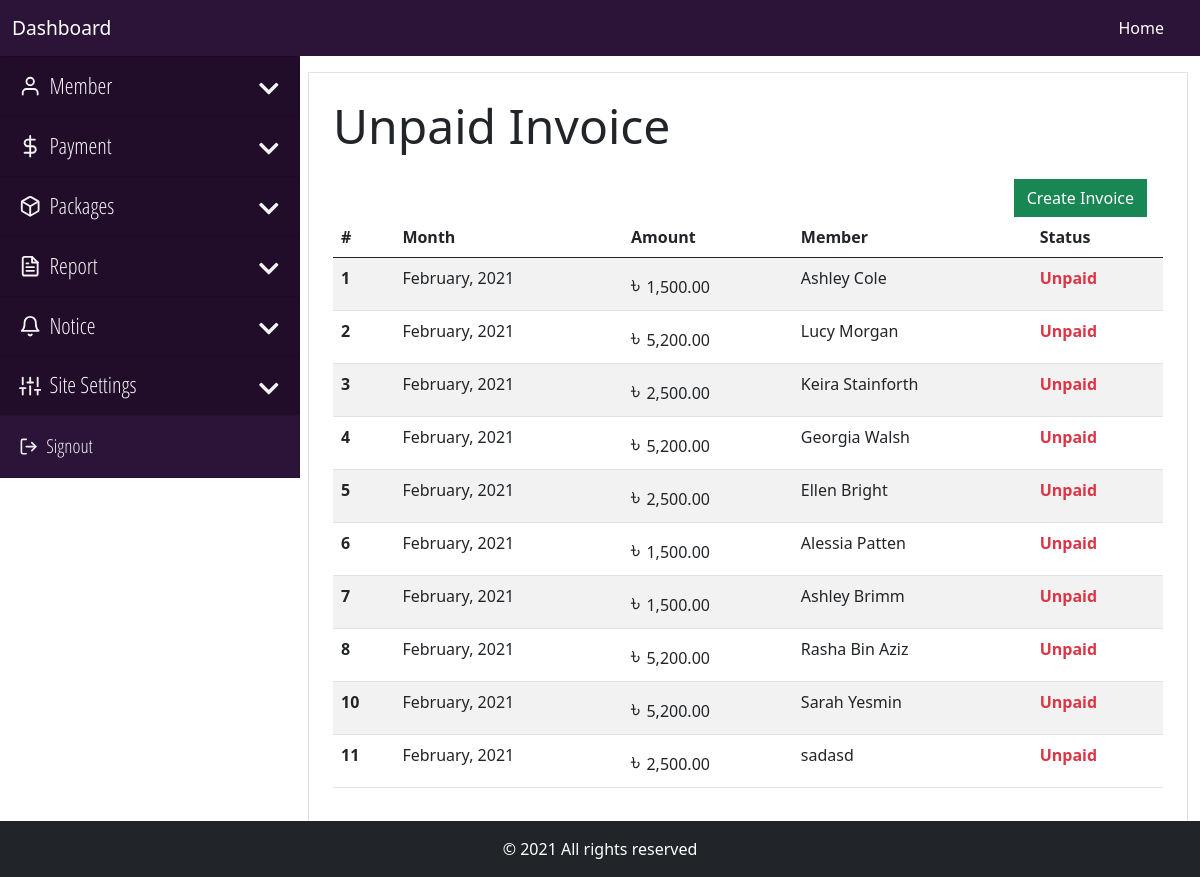
The app's page /backend/payment/view-invoices.php (signed in) with its own data.
### tables this page shows
CREATE TABLE `member` (
  `member_id` int(11) NOT NULL,
  `member_name` varchar(60) NOT NULL,
  `member_gender` enum('male','female','others') DEFAULT NULL,
  `member_dob` varchar(25) DEFAULT NULL,
  `member_address` varchar(255) DEFAULT NULL,
  `member_package` varchar(20) NOT NULL,
  `member_mobile` varchar(11) DEFAULT NULL,
  `member_photo` varchar(255) DEFAULT NULL,
  `member_status` enum('0','1','2') NOT NULL DEFAULT '0' COMMENT '0 = pending, 1 = Active, 2 = banned',
  `member_user_id` int(11) NOT NULL,
  `member_joined_at` timestamp NOT NULL DEFAULT current_timestamp()
);

CREATE TABLE `invoice` (
  `invoice_id` int(11) NOT NULL,
  `invoice_member_id` int(11) NOT NULL,
  `invoice_month` varchar(30) NOT NULL,
  `invoice_amount` varchar(10) NOT NULL,
  `invoice_status` varchar(6) NOT NULL,
  `invoice_created` timestamp NOT NULL DEFAULT current_timestamp()
);

### core/main.php (called while the page is built, shortened)
<?php
    class Main
    {
        private $host = "localhost";
        private $user = "root";
        private $pass ="";
        private $database = "crm4gym";
        private function dbConnect()
        {
            try
            {
                $this->conn = new PDO('mysql:host='.$this->host.';dbname='.$this->database, $this->user, $this->pass);
            }
            catch(PDOException $Exception)
            {
                $this->errmsg = $Exception->getMessage();
            }
        }
    }
?>

### core/dashboard.php (called while the page is built, shortened)
<?php
    require_once "main.php";
    class Dashboard extends Main
    {
        public function viewInvoice()
        {
            try
            {
                $this->sql = $this->conn->prepare("SELECT * FROM member INNER JOIN invoice ON member.member_user_id=invoice.invoice_member_id");
                $this->sql->execute();
                if($this->sql->rowCount() > 0)
                {
                    $data = $this->sql->fetchAll(PDO::FETCH_OBJ);
                    return $data;
                }
                else
                {
                    return false;
                }
            }
            catch(PDOException $Exception)
            {
                $this->errmsg = $Exception->getMessage();
                $_SESSION['error'] = "Unexpected Error Occured. Please try again Later.<br> Error: ".$this->errmsg;
                return false;
            }
        }
    }
?>

### backend/payment/view-invoices.php (the view, shortened to what this page needs)
<?php
    require_once "../../core/dashboard.php";
    $invoice = new Dashboard;
    $result = $invoice->viewInvoice();
    require_once "../inc/be-header.php";
    if(isset( $_SESSION['role']) &&  $_SESSION['role'] == 'admin' )
    {
      require_once "../inc/be-nav-admin.php";
    }
    else
    {
      require_once "../inc/be-nav-user.php";
    }
?>
<div class="container-fluid overflow-hidden mb-5">
    <div class="row gx-2 mt-3">
    <?php
        if(isset( $_SESSION['role']) &&  $_SESSION['role'] == 'admin' )
        {
          require_once "../inc/be-sidenav-admin.php";
        }
        else
        {
          require_once "../inc/be-sidenav-user.php";
        }
    ?>
        <div class="col-md-9">
            <div class="border p-4">
                <h2 class="display-5 mb-4">Unpaid Invoice</h2>
                <a href="../process/be-invoice.php" class="btn btn-success rounded-0 d-block float-end me-3">Create Invoice</a>
                <table class="table table-striped">
                    <thead>
                        <tr>
                            <th scope="col">#</th>
                            <th scope="col">Month</th>
                            <th scope="col">Amount</th>
                            <th scope="col">Member</th>
                            <th scope="col">Status</th>
                        </tr>
                    </thead>
                    <tbody>
                        <?php
                            if($result != false)
                            {
                                foreach($result as $data)
                                {
                                    $amount = "<span class='bdt'>&#2547; </span>".number_format($data->invoice_amount, 2);
                        ?>
                            <tr>
                                <th scope="row"><?=$data->invoice_id?></th>
                                <td><?=$data->invoice_month?></td>
                                <td><?=$amount?></td>
                                <td><?=$data->member_name?></td>
                                <td><strong class="text-danger"><?=$data->invoice_status?></strong></td>
                            </tr>
                        <?php
                                }
                            }
                            else
                            {
                        ?>
                            <tr>
                                <td colspan="5" class="text-danger text-center"> <strong>No Data Found</strong> </td>
                            </tr>
                        <?php
                            }
                        ?>
                    </tbody>
                </table>
            </div>
        </div>
    </div>
</div>
<?php
    require_once "../inc/be-footer.php";
?>

### _resources/stylesheets/style.css (style rules this page uses)
.bdt { font-size: 24px!important; }

### records on screen
member: invoice.invoice_id "1", invoice.invoice_month "February, 2021", invoice.invoice_amount "1,500.00", member_name "Ashley Cole", invoice.invoice_status "Unpaid"
member: invoice.invoice_id "2", invoice.invoice_month "February, 2021", invoice.invoice_amount "5,200.00", member_name "Lucy Morgan", invoice.invoice_status "Unpaid"
member: invoice.invoice_id "3", invoice.invoice_month "February, 2021", invoice.invoice_amount "2,500.00", member_name "Keira Stainforth", invoice.invoice_status "Unpaid"
member: invoice.invoice_id "4", invoice.invoice_month "February, 2021", invoice.invoice_amount "5,200.00", member_name "Georgia Walsh", invoice.invoice_status "Unpaid"
member: invoice.invoice_id "5", invoice.invoice_month "February, 2021", invoice.invoice_amount "2,500.00", member_name "Ellen Bright", invoice.invoice_status "Unpaid"
member: invoice.invoice_id "6", invoice.invoice_month "February, 2021", invoice.invoice_amount "1,500.00", member_name "Alessia Patten", invoice.invoice_status "Unpaid"
member: invoice.invoice_id "7", invoice.invoice_month "February, 2021", invoice.invoice_amount "1,500.00", member_name "Ashley Brimm", invoice.invoice_status "Unpaid"
member: invoice.invoice_id "8", invoice.invoice_month "February, 2021", invoice.invoice_amount "5,200.00", member_name "Rasha Bin Aziz", invoice.invoice_status "Unpaid"
member: invoice.invoice_id "10", invoice.invoice_month "February, 2021", invoice.invoice_amount "5,200.00", member_name "Sarah Yesmin", invoice.invoice_status "Unpaid"
member: invoice.invoice_id "11", invoice.invoice_month "February, 2021", invoice.invoice_amount "2,500.00", member_name "sadasd", invoice.invoice_status "Unpaid"
